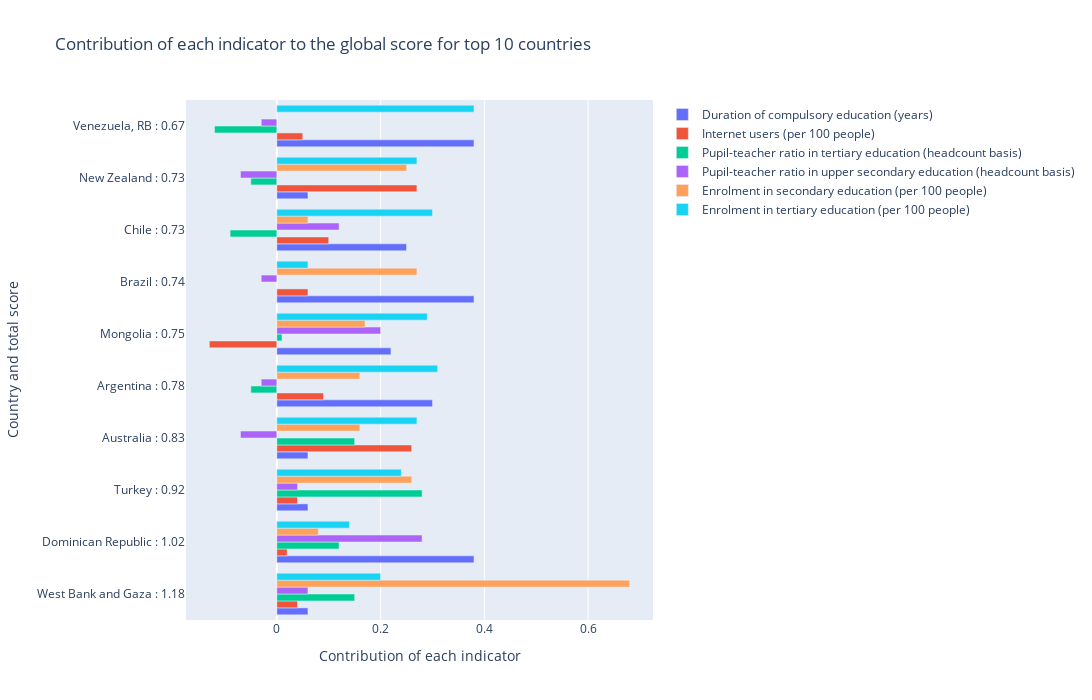

Notebook cell for this chart:
### Code cell
top=scores.head(10)
top['Label']=top.index+' : '+top['score'].round(2).astype(str)
fig = go.Figure()
fig.update_layout(title='Contribution of each indicator to the global score for top 10 countries',
                  width=1150, 
                  height=700,
                  xaxis_title="Contribution of each indicator",
                  yaxis_title="Country and total score",)

for col in scores.columns[:-1]:
    fig.add_trace(go.Bar(
        y=top['Label'],
        x=(top[col]/6).round(2),
        name=col,
        orientation='h'))

fig.show()

### Figure 1 — Plotly figure (JSON) as saved in the notebook; plotly's stock layout.template omitted (floating-point values rounded to 4 significant figures)
{"data": [{"name": "Duration of compulsory education (years)", "orientation": "h", "type": "bar", "x": [0.06, 0.38, 0.06, 0.06, 0.3, 0.22, 0.38, 0.25, 0.06, 0.38], "y": ["West Bank and Gaza : 1.18", "Dominican Republic : 1.02", "Turkey : 0.92", "Australia : 0.83", "Argentina : 0.78", "Mongolia : 0.75", "Brazil : 0.74", "Chile : 0.73", "New Zealand : 0.73", "Venezuela, RB : 0.67"]}, {"name": "Internet users (per 100 people)", "orientation": "h", "type": "bar", "x": [0.04, 0.02, 0.04, 0.26, 0.09, -0.13, 0.06, 0.1, 0.27, 0.05], "y": ["West Bank and Gaza : 1.18", "Dominican Republic : 1.02", "Turkey : 0.92", "Australia : 0.83", "Argentina : 0.78", "Mongolia : 0.75", "Brazil : 0.74", "Chile : 0.73", "New Zealand : 0.73", "Venezuela, RB : 0.67"]}, {"name": "Pupil-teacher ratio in tertiary education (headcount basis)", "orientation": "h", "type": "bar", "x": [0.15, 0.12, 0.28, 0.15, -0.05, 0.01, 0, -0.09, -0.05, -0.12], "y": ["West Bank and Gaza : 1.18", "Dominican Republic : 1.02", "Turkey : 0.92", "Australia : 0.83", "Argentina : 0.78", "Mongolia : 0.75", "Brazil : 0.74", "Chile : 0.73", "New Zealand : 0.73", "Venezuela, RB : 0.67"]}, {"name": "Pupil-teacher ratio in upper secondary education (headcount basis)", "orientation": "h", "type": "bar", "x": [0.06, 0.28, 0.04, -0.07, -0.03, 0.2, -0.03, 0.12, -0.07, -0.03], "y": ["West Bank and Gaza : 1.18", "Dominican Republic : 1.02", "Turkey : 0.92", "Australia : 0.83", "Argentina : 0.78", "Mongolia : 0.75", "Brazil : 0.74", "Chile : 0.73", "New Zealand : 0.73", "Venezuela, RB : 0.67"]}, {"name": "Enrolment in secondary education (per 100 people)", "orientation": "h", "type": "bar", "x": [0.68, 0.08, 0.26, 0.16, 0.16, 0.17, 0.27, 0.06, 0.25, 0], "y": ["West Bank and Gaza : 1.18", "Dominican Republic : 1.02", "Turkey : 0.92", "Australia : 0.83", "Argentina : 0.78", "Mongolia : 0.75", "Brazil : 0.74", "Chile : 0.73", "New Zealand : 0.73", "Venezuela, RB : 0.67"]}, {"name": "Enrolment in tertiary education (per 100 people)", "orientation": "h", "type": "bar", "x": [0.2, 0.14, 0.24, 0.27, 0.31, 0.29, 0.06, 0.3, 0.27, 0.38], "y": ["West Bank and Gaza : 1.18", "Dominican Republic : 1.02", "Turkey : 0.92", "Australia : 0.83", "Argentina : 0.78", "Mongolia : 0.75", "Brazil : 0.74", "Chile : 0.73", "New Zealand : 0.73", "Venezuela, RB : 0.67"]}], "layout": {"height": 700, "title": {"text": "Contribution of each indicator to the global score for top 10 countries"}, "width": 1150, "xaxis": {"title": {"text": "Contribution of each indicator"}}, "yaxis": {"title": {"text": "Country and total score"}}}}
